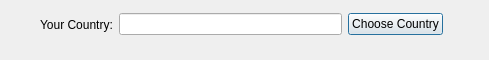
<?xml version="1.0" encoding="UTF-8"?>
<ui version="4.0">
 <class>Dialog</class>
 <widget class="QDialog" name="Dialog">
  <property name="geometry">
   <rect>
    <x>0</x>
    <y>0</y>
    <width>489</width>
    <height>60</height>
   </rect>
  </property>
  <property name="windowTitle">
   <string>Dialog</string>
  </property>
  <widget class="QWidget" name="">
   <property name="geometry">
    <rect>
     <x>40</x>
     <y>10</y>
     <width>403</width>
     <height>29</height>
    </rect>
   </property>
   <layout class="QHBoxLayout" name="horizontalLayout">
    <item>
     <widget class="QLabel" name="label">
      <property name="text">
       <string>Your Country:</string>
      </property>
     </widget>
    </item>
    <item>
     <widget class="QLineEdit" name="lineEditCountry"/>
    </item>
    <item>
     <widget class="QPushButton" name="pushButtonCountry">
      <property name="text">
       <string>Choose Country</string>
      </property>
     </widget>
    </item>
   </layout>
  </widget>
 </widget>
 <resources/>
 <connections/>
</ui>
